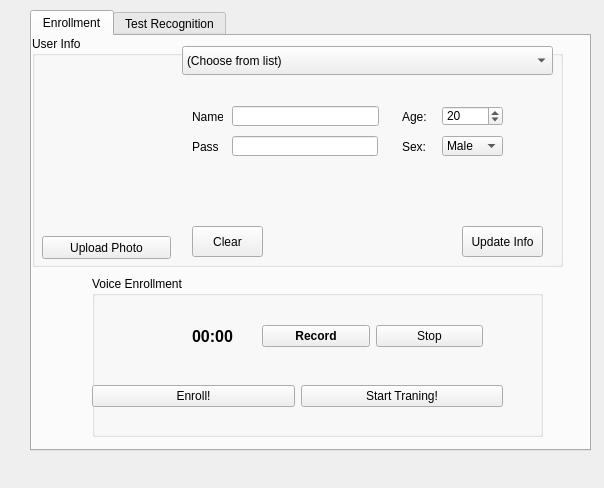
<?xml version="1.0" encoding="UTF-8"?>
<ui version="4.0">
 <class>notepad</class>
 <widget class="QWidget" name="notepad">
  <property name="geometry">
   <rect>
    <x>0</x>
    <y>0</y>
    <width>604</width>
    <height>488</height>
   </rect>
  </property>
  <property name="windowTitle">
   <string>Main Window</string>
  </property>
  <widget class="QTabWidget" name="tabWidget">
   <property name="enabled">
    <bool>true</bool>
   </property>
   <property name="geometry">
    <rect>
     <x>30</x>
     <y>10</y>
     <width>561</width>
     <height>441</height>
    </rect>
   </property>
   <property name="currentIndex">
    <number>0</number>
   </property>
   <widget class="QWidget" name="Enrollment">
    <attribute name="title">
     <string>Enrollment</string>
    </attribute>
    <widget class="QGroupBox" name="groupBox">
     <property name="geometry">
      <rect>
       <x>0</x>
       <y>0</y>
       <width>531</width>
       <height>231</height>
      </rect>
     </property>
     <property name="title">
      <string>User Info</string>
     </property>
     <widget class="QWidget" name="verticalLayoutWidget_2">
      <property name="geometry">
       <rect>
        <x>10</x>
        <y>40</y>
        <width>131</width>
        <height>151</height>
       </rect>
      </property>
      <layout class="QVBoxLayout" name="verticalLayout_2">
       <item>
        <widget class="QLabel" name="Userimage">
         <property name="sizePolicy">
          <sizepolicy hsizetype="Preferred" vsizetype="Expanding">
           <horstretch>0</horstretch>
           <verstretch>0</verstretch>
          </sizepolicy>
         </property>
         <property name="text">
          <string/>
         </property>
        </widget>
       </item>
      </layout>
     </widget>
     <widget class="QComboBox" name="Userchooser">
      <property name="geometry">
       <rect>
        <x>150</x>
        <y>10</y>
        <width>371</width>
        <height>29</height>
       </rect>
      </property>
      <item>
       <property name="text">
        <string>(Choose from list)</string>
       </property>
      </item>
     </widget>
     <widget class="QPushButton" name="UpdateInfo">
      <property name="geometry">
       <rect>
        <x>430</x>
        <y>190</y>
        <width>81</width>
        <height>31</height>
       </rect>
      </property>
      <property name="text">
       <string>Update Info</string>
      </property>
     </widget>
     <widget class="QPushButton" name="ClearInfo">
      <property name="geometry">
       <rect>
        <x>160</x>
        <y>190</y>
        <width>71</width>
        <height>31</height>
       </rect>
      </property>
      <property name="text">
       <string>Clear</string>
      </property>
     </widget>
     <widget class="QPushButton" name="UploadImage">
      <property name="geometry">
       <rect>
        <x>10</x>
        <y>200</y>
        <width>129</width>
        <height>23</height>
       </rect>
      </property>
      <property name="text">
       <string>Upload Photo</string>
      </property>
     </widget>
     <widget class="QLabel" name="label_3">
      <property name="geometry">
       <rect>
        <x>370</x>
        <y>70</y>
        <width>31</width>
        <height>21</height>
       </rect>
      </property>
      <property name="text">
       <string>Age:   </string>
      </property>
     </widget>
     <widget class="QSpinBox" name="Userage">
      <property name="geometry">
       <rect>
        <x>410</x>
        <y>70</y>
        <width>61</width>
        <height>20</height>
       </rect>
      </property>
      <property name="maximum">
       <number>100</number>
      </property>
      <property name="value">
       <number>20</number>
      </property>
     </widget>
     <widget class="QComboBox" name="Usersex">
      <property name="geometry">
       <rect>
        <x>410</x>
        <y>100</y>
        <width>61</width>
        <height>20</height>
       </rect>
      </property>
      <item>
       <property name="text">
        <string>Male</string>
       </property>
      </item>
      <item>
       <property name="text">
        <string>Female</string>
       </property>
      </item>
     </widget>
     <widget class="QLabel" name="label_4">
      <property name="geometry">
       <rect>
        <x>370</x>
        <y>100</y>
        <width>31</width>
        <height>21</height>
       </rect>
      </property>
      <property name="text">
       <string>Sex:   </string>
      </property>
     </widget>
     <widget class="QLineEdit" name="Password">
      <property name="geometry">
       <rect>
        <x>200</x>
        <y>100</y>
        <width>146</width>
        <height>20</height>
       </rect>
      </property>
      <property name="placeholderText">
       <string extracomment="Enter your name"/>
      </property>
     </widget>
     <widget class="QLabel" name="label_5">
      <property name="geometry">
       <rect>
        <x>160</x>
        <y>100</y>
        <width>26</width>
        <height>21</height>
       </rect>
      </property>
      <property name="text">
       <string>Pass:</string>
      </property>
     </widget>
     <widget class="QLabel" name="label_2">
      <property name="geometry">
       <rect>
        <x>160</x>
        <y>60</y>
        <width>31</width>
        <height>41</height>
       </rect>
      </property>
      <property name="text">
       <string>Name:</string>
      </property>
     </widget>
     <widget class="QLineEdit" name="Username">
      <property name="geometry">
       <rect>
        <x>200</x>
        <y>70</y>
        <width>147</width>
        <height>20</height>
       </rect>
      </property>
      <property name="placeholderText">
       <string extracomment="Enter your name"/>
      </property>
     </widget>
     <zorder>verticalLayoutWidget_2</zorder>
     <zorder>Userchooser</zorder>
     <zorder>UpdateInfo</zorder>
     <zorder>ClearInfo</zorder>
     <zorder></zorder>
     <zorder></zorder>
     <zorder>UploadImage</zorder>
     <zorder>label_3</zorder>
     <zorder>Userage</zorder>
     <zorder>label_4</zorder>
     <zorder>Password</zorder>
     <zorder>label_5</zorder>
     <zorder>label_2</zorder>
     <zorder>Username</zorder>
     <zorder>Usersex</zorder>
    </widget>
    <widget class="QGroupBox" name="groupBox_2">
     <property name="geometry">
      <rect>
       <x>60</x>
       <y>240</y>
       <width>451</width>
       <height>161</height>
      </rect>
     </property>
     <property name="title">
      <string>Voice Enrollment</string>
     </property>
     <widget class="QLabel" name="Animation">
      <property name="geometry">
       <rect>
        <x>20</x>
        <y>30</y>
        <width>61</width>
        <height>61</height>
       </rect>
      </property>
      <property name="sizePolicy">
       <sizepolicy hsizetype="Fixed" vsizetype="Fixed">
        <horstretch>0</horstretch>
        <verstretch>0</verstretch>
       </sizepolicy>
      </property>
      <property name="text">
       <string/>
      </property>
     </widget>
     <widget class="QWidget" name="horizontalLayoutWidget">
      <property name="geometry">
       <rect>
        <x>0</x>
        <y>90</y>
        <width>411</width>
        <height>61</height>
       </rect>
      </property>
      <layout class="QHBoxLayout" name="horizontalLayout">
       <item>
        <widget class="QPushButton" name="enroll">
         <property name="text">
          <string>Enroll!</string>
         </property>
        </widget>
       </item>
       <item>
        <widget class="QPushButton" name="startTrain">
         <property name="text">
          <string>Start Traning!</string>
         </property>
        </widget>
       </item>
      </layout>
     </widget>
     <widget class="QWidget" name="horizontalLayoutWidget_2">
      <property name="geometry">
       <rect>
        <x>170</x>
        <y>40</y>
        <width>221</width>
        <height>41</height>
       </rect>
      </property>
      <layout class="QHBoxLayout" name="horizontalLayout_5">
       <item>
        <widget class="QPushButton" name="enrollRecord">
         <property name="font">
          <font>
           <weight>75</weight>
           <bold>true</bold>
          </font>
         </property>
         <property name="text">
          <string>Record</string>
         </property>
        </widget>
       </item>
       <item>
        <widget class="QPushButton" name="stopEnrollRecord">
         <property name="text">
          <string>Stop</string>
         </property>
        </widget>
       </item>
      </layout>
     </widget>
     <widget class="QLabel" name="enrollTime">
      <property name="geometry">
       <rect>
        <x>100</x>
        <y>50</y>
        <width>51</width>
        <height>21</height>
       </rect>
      </property>
      <property name="font">
       <font>
        <pointsize>12</pointsize>
        <weight>75</weight>
        <bold>true</bold>
       </font>
      </property>
      <property name="text">
       <string>00:00</string>
      </property>
     </widget>
    </widget>
   </widget>
   <widget class="QWidget" name="Recognition">
    <attribute name="title">
     <string>Test Recognition</string>
    </attribute>
    <widget class="QGroupBox" name="groupBox_3">
     <property name="geometry">
      <rect>
       <x>80</x>
       <y>20</y>
       <width>411</width>
       <height>341</height>
      </rect>
     </property>
     <property name="title">
      <string>Recognition</string>
     </property>
     <widget class="QLabel" name="Animation_2">
      <property name="geometry">
       <rect>
        <x>10</x>
        <y>40</y>
        <width>61</width>
        <height>61</height>
       </rect>
      </property>
      <property name="sizePolicy">
       <sizepolicy hsizetype="Fixed" vsizetype="Fixed">
        <horstretch>0</horstretch>
        <verstretch>0</verstretch>
       </sizepolicy>
      </property>
      <property name="text">
       <string/>
      </property>
     </widget>
     <widget class="QWidget" name="verticalLayoutWidget_3">
      <property name="geometry">
       <rect>
        <x>260</x>
        <y>140</y>
        <width>131</width>
        <height>161</height>
       </rect>
      </property>
      <layout class="QVBoxLayout" name="verticalLayout_3">
       <item>
        <widget class="QLabel" name="recoUserImage">
         <property name="sizePolicy">
          <sizepolicy hsizetype="Preferred" vsizetype="Expanding">
           <horstretch>0</horstretch>
           <verstretch>0</verstretch>
          </sizepolicy>
         </property>
         <property name="text">
          <string/>
         </property>
        </widget>
       </item>
       <item>
        <widget class="QLineEdit" name="recoUsername">
         <property name="enabled">
          <bool>false</bool>
         </property>
         <property name="sizePolicy">
          <sizepolicy hsizetype="Expanding" vsizetype="Fixed">
           <horstretch>0</horstretch>
           <verstretch>0</verstretch>
          </sizepolicy>
         </property>
         <property name="text">
          <string>Unknown</string>
         </property>
         <property name="alignment">
          <set>Qt::AlignCenter</set>
         </property>
         <property name="readOnly">
          <bool>true</bool>
         </property>
        </widget>
       </item>
      </layout>
     </widget>
     <widget class="QLabel" name="recoTime">
      <property name="geometry">
       <rect>
        <x>77</x>
        <y>50</y>
        <width>51</width>
        <height>21</height>
       </rect>
      </property>
      <property name="font">
       <font>
        <pointsize>12</pointsize>
        <weight>75</weight>
        <bold>true</bold>
       </font>
      </property>
      <property name="text">
       <string>00:00</string>
      </property>
     </widget>
     <widget class="QLabel" name="Alading">
      <property name="geometry">
       <rect>
        <x>10</x>
        <y>140</y>
        <width>231</width>
        <height>151</height>
       </rect>
      </property>
      <property name="text">
       <string/>
      </property>
     </widget>
     <widget class="QWidget" name="horizontalLayoutWidget_6">
      <property name="geometry">
       <rect>
        <x>130</x>
        <y>40</y>
        <width>191</width>
        <height>41</height>
       </rect>
      </property>
      <layout class="QHBoxLayout" name="horizontalLayout_9">
       <item>
        <widget class="QPushButton" name="recoRecord">
         <property name="font">
          <font>
           <weight>75</weight>
           <bold>true</bold>
          </font>
         </property>
         <property name="text">
          <string>Record</string>
         </property>
        </widget>
       </item>
       <item>
        <widget class="QPushButton" name="stopRecoRecord">
         <property name="text">
          <string>Stop</string>
         </property>
        </widget>
       </item>
      </layout>
     </widget>
     <zorder>Animation_2</zorder>
     <zorder>verticalLayoutWidget_3</zorder>
     <zorder>recoTime</zorder>
     <zorder>Alading</zorder>
     <zorder>horizontalLayoutWidget_6</zorder>
     <zorder>recoUserImage</zorder>
    </widget>
   </widget>
  </widget>
 </widget>
 <resources/>
 <connections/>
</ui>
